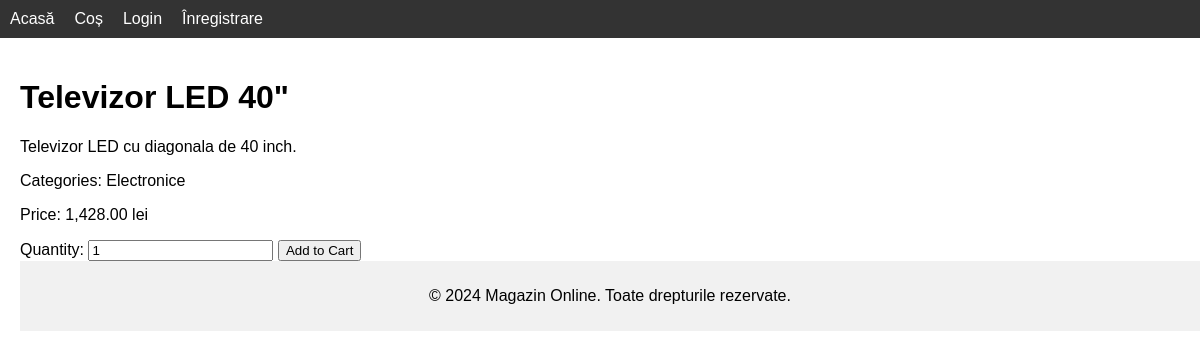
Screenshot of /product.php?id=1 with the database file from the repository.
### tables this page shows
CREATE TABLE IF NOT EXISTS `products` (
  `id` int NOT NULL AUTO_INCREMENT,
  `title` varchar(150) NOT NULL,
  `description` text,
  `price` decimal(10,2) NOT NULL,
  `is_taxable` tinyint(1) NOT NULL DEFAULT '0',
  PRIMARY KEY (`id`)
);

### classes/Product.php (called while the page is built, shortened)
<?php
class Product {
    protected $title;
    protected $description;
    protected $price;
    protected $isTaxable;
    public function __construct($id, $title, $description, $price, $isTaxable) {
        $this->title = htmlspecialchars($title);
        $this->description = htmlspecialchars($description);
        $this->price = $price;
        $this->isTaxable = $isTaxable;
    }
    public function getTitle() {
        return $this->title;
    }
    public function getDescription() {
        return $this->description;
    }
    public function isTaxable() {
        return $this->isTaxable;
    }
    public function getPriceWithTax() {
        if ($this->isTaxable()) {
            return $this->price * 1.19;
        }
        return $this->price;
    }
}
?>

### product.php (the view, shortened to what this page needs)
<?php
include 'includes/header.php';
require_once 'classes/Product.php';
require_once 'classes/Category.php';
$productId = intval($_GET['id']);
$stmt = $conn->prepare("SELECT * FROM products WHERE id = ?");
$stmt->bind_param("i", $productId);
$stmt->execute();
$result = $stmt->get_result();
$row = $result->fetch_assoc();
$product = new Product($row['id'], $row['title'], $row['description'], $row['price'], $row['is_taxable']);
$categoryStmt = $conn->prepare("SELECT categories.name FROM categories
                                JOIN product_categories ON categories.id = product_categories.category_id
                                WHERE product_categories.product_id = ?");
$categoryStmt->bind_param("i", $productId);
$categoryStmt->execute();
$categoryResult = $categoryStmt->get_result();
$categories = [];
while ($catRow = $categoryResult->fetch_assoc()) {
    $categories[] = htmlspecialchars($catRow['name']);
}
$priceWithTax = $product->isTaxable() ? number_format($product->getPriceWithTax(), 2) : number_format($product->getPrice(), 2);
?>
<h1><?php echo $product->getTitle(); ?></h1>
<p><?php echo $product->getDescription(); ?></p>
<p>Categories: <?php echo implode(', ', $categories); ?></p>
<p>Price: <?php echo $priceWithTax; ?> lei</p>
<form action="add_to_cart.php" method="post">
    Quantity: <input type="number" name="quantity" value="1" min="1">
    <button type="submit">Add to Cart</button>
</form>
<?php
include 'includes/footer.php';
?>

### css/styles.css (style rules this page uses)
body { font-family: Arial, sans-serif; margin: 0; padding: 0; }

### rows the page displays
products: title "Televizor LED 40\"", description "Televizor LED cu diagonala de 40 inch.", priceWithTax "1,428.00"

### other values shown
implode(', ', $categories) "Electronice"
